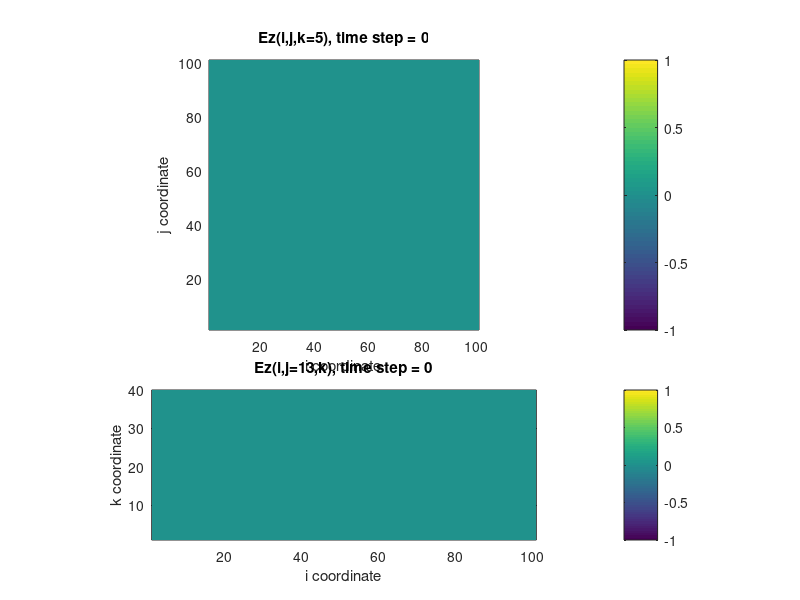

MATLAB code to generate this figure: (Note: this script raises an error after producing the figure.)
%***********************************************************************
%     3-D FDTD code with Mur boundaries
%***********************************************************************
%
%     This MATLAB M-file implements the finite-difference time-domain
%     solution of Maxwell's curl equations over a three-dimensional
%     Cartesian space lattice comprised of uniform cubic grid cells.
%     
%     The length, width, and height of the FDTD area are 
%     2.5 m (x-direction), 2.5 m (y-direction), and 
%     0.75 m (z-direction), respectively.
%
%     The area is excited by an additive current source oriented
%     along the z-direction.  The source waveform is a sinusoid wave 
%     given by 
%          E(t)=ea*sin(2*pi*f).
%
%     The spatial step is 0.025m.
%
%     This M-file displays the FDTD-computed Ez fields at every other
%     time step, and records those frames in a movie matrix, M, which 
%     is played at the end of the simulation using the "movie" command.
%
%***********************************************************************

clear

%***********************************************************************
%     Fundamental constants
%***********************************************************************

cc=2.99792458e8;            %speed of light in free space
muz=4.0*pi*1.0e-7;          %permeability of free space
epsz=1.0/(cc*cc*muz);       %permittivity of free space

%***********************************************************************
%     Grid parameters
%***********************************************************************

ie=100;       %number of grid cells in x-direction
je=100;        %number of grid cells in y-direction
ke=40;        %number of grid cells in z-direction

ib=ie+1;     
jb=je+1;   
kb=ke+1;   

is=50;        %location of z-directed current source
js=50;        %location of z-directed current source

kobs=20;

dx=0.025;          %space increment of cubic lattice
dt=dx/(2.0*cc);    %time step

nmax=500;          %total number of time steps

%***********************************************************************
%     Sinusoid wave excitation
%***********************************************************************

f=2000e+6;
ea=-5e+5;

%***********************************************************************
%     Material parameters
%***********************************************************************

eps=1.0;
sig=0.0;        

%***********************************************************************
%     Updating coefficients
%***********************************************************************

ca=(1.0-(dt*sig)/(2.0*epsz*eps))/(1.0+(dt*sig)/(2.0*epsz*eps));
cb=(dt/epsz/eps/dx)/(1.0+(dt*sig)/(2.0*epsz*eps));
da=1.0;
db=dt/muz/dx;

%***********************************************************************
%     Field arrays
%***********************************************************************

ex=zeros(ie,jb,kb);
ey=zeros(ib,je,kb);
ez=zeros(ib,jb,ke);
hx=zeros(ib,je,ke);
hy=zeros(ie,jb,ke);
hz=zeros(ie,je,kb);

ex2=zeros(ie,jb,kb);   %the intermediate variable of Mur boundaries
ey2=zeros(ib,je,kb);   %the intermediate variable of Mur boundaries
ez2=zeros(ib,jb,ke);   %the intermediate variable of Mur boundaries


%***********************************************************************
%     Movie initialization
%***********************************************************************

tview(:,:)=ez(:,:,kobs);
sview(:,:)=ez(:,js,:);

subplot('position',[0.15 0.45 0.7 0.45]),pcolor(tview');
shading flat;
caxis([-1.0 1.0]);
colorbar;
axis image;
title(['Ez(i,j,k=5), time step = 0']);
xlabel('i coordinate');
ylabel('j coordinate');

subplot('position',[0.15 0.10 0.7 0.25]),pcolor(sview');
shading flat;
caxis([-1.0 1.0]);
colorbar;
axis image;
title(['Ez(i,j=13,k), time step = 0']);
xlabel('i coordinate');
ylabel('k coordinate');

rect=get(gcf,'Position');
rect(1:2)=[0 0];

M=moviein(nmax/2,gcf,rect);

%***********************************************************************
%     BEGIN TIME-STEPPING LOOP
%***********************************************************************

for n=1:nmax
   
%***********************************************************************
%     Update electric fields
%***********************************************************************

ex(1:ie,2:je,2:ke)=ca*ex(1:ie,2:je,2:ke)+...
                   cb*(hz(1:ie,2:je,2:ke)-hz(1:ie,1:je-1,2:ke)+...
                       hy(1:ie,2:je,1:ke-1)-hy(1:ie,2:je,2:ke));

ey(2:ie,1:je,2:ke)=ca*ey(2:ie,1:je,2:ke)+...
                   cb*(hx(2:ie,1:je,2:ke)-hx(2:ie,1:je,1:ke-1)+...
                       hz(1:ie-1,1:je,2:ke)-hz(2:ie,1:je,2:ke));
                    
ez(2:ie,2:je,1:ke)=ca*ez(2:ie,2:je,1:ke)+...
                   cb*(hx(2:ie,1:je-1,1:ke)-hx(2:ie,2:je,1:ke)+...
                       hy(2:ie,2:je,1:ke)-hy(1:ie-1,2:je,1:ke));
                    
ez(is,js,1:ke)=ez(is,js,1:ke)+...
               ea*sin(2*pi*f*n);
           
%**************************************************************************
%                          Mur boundaries
%**************************************************************************

            
ex(2:ie-1,jb,2:ke)=ex2(2:ie-1,je,2:ke)+((cc*dt-dx)/(cc*dt+dx))*(ex(2:ie-1,je,2:ke)-...
                  ex2(2:ie-1,jb,2:ke));   % surface y=250.0cm, Ex
         
ez(2:ie,jb,2:ke-1)=ez2(2:ie,je,2:ke-1)+((cc*dt-dx)/(cc*dt+dx))*(ez(2:ie,je,2:ke-1)-...
                  ez2(2:ie,jb,2:ke-1));   % surface y=250.0cm, Ez
              
%***********************************************************************
%     Update magnetic fields
%***********************************************************************

hx(2:ie,1:je,1:ke)=hx(2:ie,1:je,1:ke)+...
                   db*(ey(2:ie,1:je,2:kb)-ey(2:ie,1:je,1:ke)+...
                       ez(2:ie,1:je,1:ke)-ez(2:ie,2:jb,1:ke));
                
hy(1:ie,2:je,1:ke)=hy(1:ie,2:je,1:ke)+...
                   db*(ex(1:ie,2:je,1:ke)-ex(1:ie,2:je,2:kb)+...
                       ez(2:ib,2:je,1:ke)-ez(1:ie,2:je,1:ke));
                
hz(1:ie,1:je,2:ke)=hz(1:ie,1:je,2:ke)+...
                   db*(ex(1:ie,2:jb,2:ke)-ex(1:ie,1:je,2:ke)+...
                       ey(1:ie,1:je,2:ke)-ey(2:ib,1:je,2:ke));
                    
%***********************************************************************
%     Visualize fields
%***********************************************************************

if mod(n,2)==0;

timestep=int2str(n);
tview(:,:)=ez(:,:,kobs);
sview(:,:)=ez(:,js,:);

subplot('position',[0.15 0.45 0.7 0.45]),pcolor(tview');
shading flat;
caxis([-1.0 1.0]);
colorbar;
axis image;
title(['Ez(i,j,k=5), time step = ',timestep]);
xlabel('i coordinate');
ylabel('j coordinate');

subplot('position',[0.15 0.10 0.7 0.25]),pcolor(sview');
shading flat;
caxis([-1.0 1.0]);
colorbar;
axis image;
title(['Ez(i,j=13,k), time step = ',timestep]);
xlabel('i coordinate');
ylabel('k coordinate');

nn=n/2;
M(:,nn)=getframe(gcf,rect);

end;

%***********************************************************************
%                    Update intermediate variables
%***********************************************************************

ex2(1:ie,1:jb,1:kb)=ex(1:ie,1:jb,1:kb);
ey2(1:ib,1:je,1:kb)=ey(1:ib,1:je,1:kb);
ez2(1:ib,1:jb,1:ke)=ez(1:ib,1:jb,1:ke);

%***********************************************************************
%     END TIME-STEPPING LOOP
%***********************************************************************

end

movie(gcf,M,0,10,rect);
